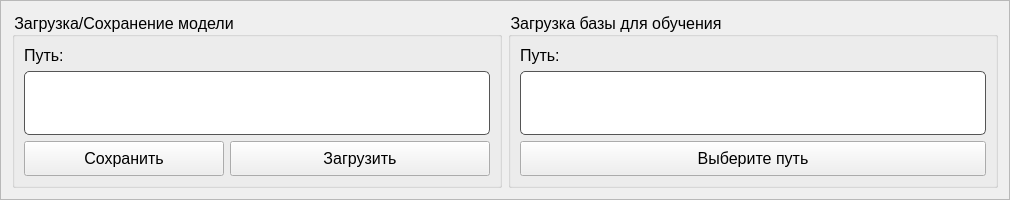
                 <widget class="QFrame" name="frame_22">
                  <property name="maximumSize">
                   <size>
                    <width>16777215</width>
                    <height>200</height>
                   </size>
                  </property>
                  <property name="frameShape">
                   <enum>QFrame::StyledPanel</enum>
                  </property>
                  <property name="frameShadow">
                   <enum>QFrame::Raised</enum>
                  </property>
                  <layout class="QHBoxLayout" name="horizontalLayout_21">
                   <item>
                    <widget class="QGroupBox" name="groupBox_11">
                     <property name="minimumSize">
                      <size>
                       <width>490</width>
                       <height>130</height>
                      </size>
                     </property>
                     <property name="maximumSize">
                      <size>
                       <width>16777215</width>
                       <height>200</height>
                      </size>
                     </property>
                     <property name="styleSheet">
                      <string notr="true">font-size:16px;</string>
                     </property>
                     <property name="title">
                      <string>Загрузка/Сохранение модели</string>
                     </property>
                     <layout class="QFormLayout" name="formLayout_5">
                      <item row="0" column="0">
                       <widget class="QLabel" name="label_42">
                        <property name="styleSheet">
                         <string notr="true"/>
                        </property>
                        <property name="text">
                         <string>Путь:</string>
                        </property>
                       </widget>
                      </item>
                      <item row="1" column="0" colspan="2">
                       <widget class="QPlainTextEdit" name="plainTextEdit_6">
                        <property name="minimumSize">
                         <size>
                          <width>400</width>
                          <height>0</height>
                         </size>
                        </property>
                        <property name="styleSheet">
                         <string notr="true">QPlainTextEdit {
    background-color: #FFFFFF;
    border: 1px solid #555555;
    border-radius: 5px;
    padding: 5px;
	font-size: 12px;
}

QPlainTextEdit:hover {
    background-color: #E0E0E0;
}

QPlainTextEdit:focused {
    border: 1px solid #0077C9;
}
</string>
                        </property>
                        <property name="readOnly">
                         <bool>true</bool>
                        </property>
                        <property name="plainText">
                         <string/>
                        </property>
                        <property name="placeholderText">
                         <string>Здесь будет путь до вашей модели</string>
                        </property>
                       </widget>
                      </item>
                      <item row="2" column="0">
                       <widget class="QPushButton" name="pushButton_56">
                        <property name="minimumSize">
                         <size>
                          <width>200</width>
                          <height>35</height>
                         </size>
                        </property>
                        <property name="maximumSize">
                         <size>
                          <width>16777215</width>
                          <height>35</height>
                         </size>
                        </property>
                        <property name="styleSheet">
                         <string notr="true"/>
                        </property>
                        <property name="text">
                         <string>Сохранить</string>
                        </property>
                       </widget>
                      </item>
                      <item row="2" column="1">
                       <widget class="QPushButton" name="pushButton_57">
                        <property name="minimumSize">
                         <size>
                          <width>200</width>
                          <height>35</height>
                         </size>
                        </property>
                        <property name="maximumSize">
                         <size>
                          <width>16777215</width>
                          <height>35</height>
                         </size>
                        </property>
                        <property name="styleSheet">
                         <string notr="true"/>
                        </property>
                        <property name="text">
                         <string>Загрузить</string>
                        </property>
                       </widget>
                      </item>
                     </layout>
                    </widget>
                   </item>
                   <item>
                    <widget class="QGroupBox" name="groupBox_8">
                     <property name="minimumSize">
                      <size>
                       <width>490</width>
                       <height>130</height>
                      </size>
                     </property>
                     <property name="maximumSize">
                      <size>
                       <width>16777215</width>
                       <height>200</height>
                      </size>
                     </property>
                     <property name="styleSheet">
                      <string notr="true">font-size:16px;</string>
                     </property>
                     <property name="title">
                      <string>Загрузка базы для обучения</string>
                     </property>
                     <layout class="QVBoxLayout" name="verticalLayout_18">
                      <item>
                       <widget class="QLabel" name="label_41">
                        <property name="styleSheet">
                         <string notr="true"/>
                        </property>
                        <property name="text">
                         <string>Путь:</string>
                        </property>
                       </widget>
                      </item>
                      <item>
                       <widget class="QPlainTextEdit" name="plainTextEdit_5">
                        <property name="minimumSize">
                         <size>
                          <width>400</width>
                          <height>0</height>
                         </size>
                        </property>
                        <property name="maximumSize">
                         <size>
                          <width>16777215</width>
                          <height>16777215</height>
                         </size>
                        </property>
                        <property name="styleSheet">
                         <string notr="true">QPlainTextEdit {
    background-color: #FFFFFF;
    border: 1px solid #555555;
    border-radius: 5px;
    padding: 5px;
	font-size: 12px;
}

QPlainTextEdit:hover {
    background-color: #E0E0E0;
}

QPlainTextEdit:focused {
    border: 1px solid #0077C9;
}
</string>
                        </property>
                        <property name="readOnly">
                         <bool>true</bool>
                        </property>
                        <property name="plainText">
                         <string/>
                        </property>
                        <property name="placeholderText">
                         <string>Здесь будет путь до вашей базы</string>
                        </property>
                       </widget>
                      </item>
                      <item>
                       <widget class="QPushButton" name="pushButton_55">
                        <property name="minimumSize">
                         <size>
                          <width>0</width>
                          <height>35</height>
                         </size>
                        </property>
                        <property name="maximumSize">
                         <size>
                          <width>16777215</width>
                          <height>35</height>
                         </size>
                        </property>
                        <property name="styleSheet">
                         <string notr="true"/>
                        </property>
                        <property name="text">
                         <string>Выберите путь</string>
                        </property>
                       </widget>
                      </item>
                     </layout>
                    </widget>
                   </item>
                  </layout>
                 </widget>
